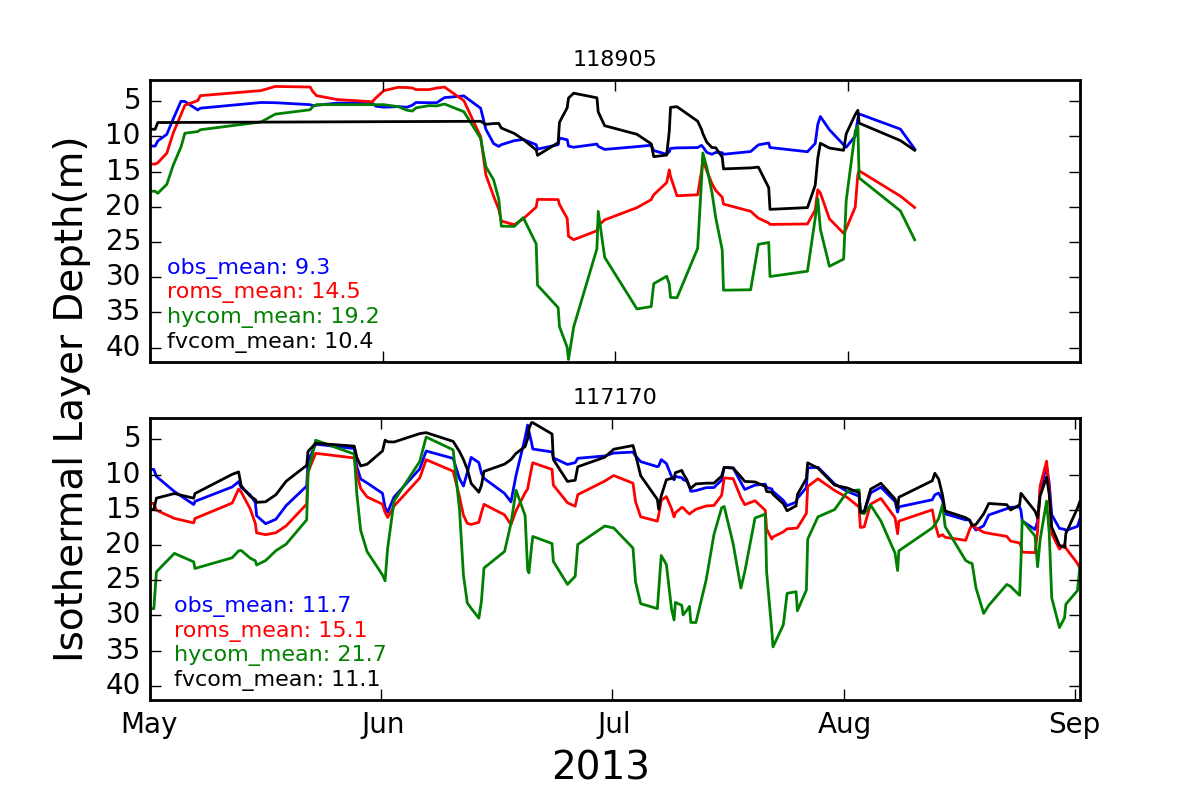

Generate this figure with Python:
# -*- coding: utf-8 -*-
"""
Created on Wed Jan  4 15:35:00 2017
compare  isothermal layer depth(ILD) of 2 turtle data and 3 model data.
@author: yifan
"""
import numpy as np
import pandas as pd
import matplotlib.pyplot as plt
import matplotlib as mpl
from datetime import  timedelta
from turtleModule import  str2ndlist, np_datetime
import utilities

example=[118905,117170] # those turtle's id is random  129775,,129779
T=[]  # get all information of four example turtle
for e in range(len(example)):
    obsData = pd.read_csv('ctdWithModTempByDepth.csv')
    hycom_Data = pd.read_csv('ctd_withHYCOMtemp.csv')
    tf_index = np.where(obsData['TF'].notnull())[0]
    obsturtle_id=pd.Series(obsData['PTT'][tf_index],index=tf_index)
    indx=[]  
    for i in tf_index:
        if obsturtle_id[i]==example[e]:   # we can get each turtle's ILD
            indx.append(i)
    Temp = pd.Series(str2ndlist(obsData['TEMP_VALS'][indx]), index=indx)
    Indx=[] # get rid of the profile without ten record points
    for i in indx:
        if len(Temp[i])==10:
            Indx.append(i)
    Data = obsData.ix[Indx] 
    HYCOM_Data =  hycom_Data.ix[Indx] 
    print 'len(roms_tf): ' ,len(Indx)               
    obsTime = pd.Series(np_datetime(Data['END_DATE'].values), index=Indx)
    obsTemp = pd.Series(str2ndlist(Data['TEMP_VALS'].values), index=Indx)
    obsDepth = pd.Series(str2ndlist(Data['TEMP_DBAR'].values), index=Indx)
    modTemp = pd.Series(str2ndlist(Data['modTempByDepth'].values,bracket=True), index=Indx)
    hycom_Temp = pd.Series(str2ndlist(HYCOM_Data['modtemp_HYCOM'].values, bracket=True), index=Indx)
    
    fvcom_Data = pd.read_csv('ctdWithdepthofbottom_fvcom.csv') 
    tf = np.where(fvcom_Data['in FVcom range'].notnull())[0]    # get the index of good data
    fvcom_id=pd.Series(obsData['PTT'][tf],index=tf)
    indx1=[]  
    for i in tf:
        if fvcom_id[i]==example[e]:   # we can get each turtle's ILD
            indx1.append(i)
    Temp1 = pd.Series(str2ndlist(fvcom_Data['TEMP_VALS'][indx1]), index=indx1)
    Indx1=[] # get rid of the profile without ten record points
    for i in indx1:
        if len(Temp1[i])==10:
            Indx1.append(i)
    Data1 = fvcom_Data.ix[Indx1]    
    print 'len(fvcom_tf): ' ,len(Indx1)                
    fvcom_Time = pd.Series(np_datetime(Data1['END_DATE'].values), index=Indx1)
    fvcom_Depth = pd.Series(str2ndlist(Data1['TEMP_DBAR']), index=Indx1)
    fvcom_Temp = pd.Series(str2ndlist(Data1['modtempBYdepth'], bracket=True), index=Indx1)
    
    obsILD=[] # get the ILD of the observation
    for i in Indx: 
        try:   
            if obsTemp[i][0]==obsTemp[i][1]:
                min_slope=1000  # 1000 is a large of random that represents infinity
            else:
                min_slope=abs((obsDepth[i][1]-obsDepth[i][0])/(obsTemp[i][0]-obsTemp[i][1]))
            m=0
            for k in range(1,9):
                if obsTemp[i][k]==obsTemp[i][k+1]:  
                   obsTemp[i][k+1]-=0.000000000001
                sl=abs((obsDepth[i][k+1]-obsDepth[i][k])/(obsTemp[i][k]-obsTemp[i][k+1]))
                if sl==0:
                    sl=1000
                if sl<=min_slope:
                    min_slope=sl
                    m=k
            ild=(obsDepth[i][m+1]+obsDepth[i][m])/2
        except IndexError :
            continue
        obsILD.append(ild)
    modILD=[]   #get the ILD of the mod
    for i in Indx:
        try:   
            if modTemp[i][0]==modTemp[i][1]:
                min_slope=1000  # 1000 is a large of random that represents infinity
            else:
                min_slope=abs((obsDepth[i][1]-obsDepth[i][0])/(modTemp[i][0]-modTemp[i][1])) #
            m=0
            for k in range(1,9):
                if modTemp[i][k]==modTemp[i][k+1]:  
                   modTemp[i][k+1]-=0.000000000001
                sl=abs((obsDepth[i][k+1]-obsDepth[i][k])/(modTemp[i][k]-modTemp[i][k+1])) #
                if sl==0:
                    sl=1000
                if sl<=min_slope:
                    min_slope=sl
                    m=k
            ild=(obsDepth[i][m+1]+obsDepth[i][m])/2  #
        except IndexError :
            continue
        modILD.append(ild)
        
    hycom_ILD=[]   #get the ILD of the mod
    for i in Indx:
        try:   
            if hycom_Temp[i][0]==hycom_Temp[i][1]:
                min_slope=1000  # 1000 is a large of random that represents infinity
            else:
                min_slope=abs((obsDepth[i][1]-obsDepth[i][0])/(hycom_Temp[i][0]-hycom_Temp[i][1])) #
            m=0
            for k in range(1,9):
                if hycom_Temp[i][k]==hycom_Temp[i][k+1]:  
                   hycom_Temp[i][k+1]-=0.000000000001
                sl=abs((obsDepth[i][k+1]-obsDepth[i][k])/(hycom_Temp[i][k]-hycom_Temp[i][k+1])) #
                if sl==0:
                    sl=1000
                if sl<=min_slope:
                    min_slope=sl
                    m=k
            ild=(obsDepth[i][m+1]+obsDepth[i][m])/2  #
        except IndexError :
            continue
        hycom_ILD.append(ild)  
    
    fvcom_ILD=[]   #get the ILD of the mod
    for i in Indx1:
        try:   
            if fvcom_Temp[i][0]==fvcom_Temp[i][1]:
                min_slope=1000  # 1000 is a large of random that represents infinity
            else:
                min_slope=abs((fvcom_Depth[i][1]-fvcom_Depth[i][0])/(fvcom_Temp[i][0]-fvcom_Temp[i][1])) #
            m=0
            for k in range(1,9):
                if fvcom_Temp[i][k]==fvcom_Temp[i][k+1]:  
                   fvcom_Temp[i][k+1]-=0.000000000001
                sl=abs((fvcom_Depth[i][k+1]-fvcom_Depth[i][k])/(fvcom_Temp[i][k]-fvcom_Temp[i][k+1])) #
                if sl==0:
                    sl=1000
                if sl<=min_slope:
                    min_slope=sl
                    m=k
            ild=(fvcom_Depth[i][m+1]+fvcom_Depth[i][m])/2  #
        except IndexError :
            continue
        fvcom_ILD.append(ild)
        
    data1 = pd.DataFrame({'fvcom_Time':fvcom_Time.values, 'fvcom_ILD':fvcom_ILD}, index=range(len(fvcom_Time)))
    data1 = data1.sort_index(by='fvcom_Time')
    data1.index=range(len(fvcom_Time))
    Date1=[]
    for i in data1.index:
        Date1.append(data1['fvcom_Time'][i])
    ave_fvcom=round(np.mean(fvcom_ILD),1)
       
    data = pd.DataFrame({'obsTime':obsTime.values, 'obsILD':obsILD, 
                        'modILD': modILD,'hycom_ILD': hycom_ILD}, index=range(len(obsTime)))
    data = data.sort_index(by='obsTime')
    data.index=range(len(obsTime))
    Date=[]
    for i in data.index:
        Date.append(data['obsTime'][i])
    ave_obs=round(np.mean(obsILD),1)
    ave_mod=round(np.mean(modILD),1)
    ave_hycom=round(np.mean(hycom_ILD),1)
    t=[data,Date,ave_obs,ave_mod,ave_hycom,data1,Date1,ave_fvcom]
    T.append(t)
    print e

H,M,O,F=[],[],[],[]# smooth the model and observation ILD 
for i in range(2):
    num=6 # smooth by 6 is the best 
    ild0_smooth=utilities.smooth(T[i][0]['hycom_ILD'],num,'hanning')
    difflen0=len(ild0_smooth)-len(T[i][0]['hycom_ILD'])
    ilds0=ild0_smooth[difflen0/2:-difflen0/2]
    
    ild1_smooth=utilities.smooth(T[i][0]['modILD'],num,'hanning')
    difflen1=len(ild1_smooth)-len(T[i][0]['modILD'])
    ilds1=ild1_smooth[difflen1/2:-difflen1/2]
    
    ild2_smooth=utilities.smooth(T[i][0]['obsILD'],num,'hanning')
    difflen2=len(ild2_smooth)-len(T[i][0]['obsILD'])
    ilds2=ild2_smooth[difflen2/2:-difflen2/2]
    
    ild3_smooth=utilities.smooth(T[i][5]['fvcom_ILD'],num,'hanning')
    difflen3=len(ild3_smooth)-len(T[i][5]['fvcom_ILD'])
    ilds3=ild3_smooth[difflen3/2:-difflen3/2]
    
    H.append(ilds0)
    M.append(ilds1)
    O.append(ilds2)
    F.append(ilds3)
  
fig=plt.figure()
for i in range(2):
    ax = fig.add_subplot(2,1,i+1,)
    ax.plot(T[i][1], O[i], color='b', linewidth=1)#when we want to plot the smoothed 'obsILD' ,"T[i][0]['obsILD']" changed with "O[i]' 
    ax.plot(T[i][1],M[i], color='r', linewidth=1)#when we want to plot the smoothed 'modILD' ,"T[i][0]['modILD']" changed with "M[i]' 
    ax.plot(T[i][1], H[i], color='g', linewidth=1)
    ax.plot(T[i][6], F[i], color='k', linewidth=1)
    ax.set_title('%s'%(example[i]), fontsize=8)
    if i==0:
       dates = mpl.dates.drange(np.amin(T[i][0]['obsTime']), np.max(T[i][0]['obsTime']+timedelta(days=30)), timedelta(days=30))
    else:
       dates = mpl.dates.drange(np.amin(T[i][0]['obsTime']), np.max(T[i][0]['obsTime']), timedelta(days=30))
    dateFmt = mpl.dates.DateFormatter('%b')
    ax.set_xticks(dates)
    ax.xaxis.set_major_formatter(dateFmt)
    ax.set_ylim([42,2]) 
    plt.text(T[i][0]['obsTime'][3],29.5,'obs_mean: '+str(T[i][2]),color='b',fontsize=8)
    plt.text(T[i][0]['obsTime'][3],33,'roms_mean: '+str(T[i][3]),color='r',fontsize=8)
    plt.text(T[i][0]['obsTime'][3],36.5,'hycom_mean: '+str(T[i][4]),color='g',fontsize=8)
    plt.text(T[i][0]['obsTime'][3],40,'fvcom_mean: '+str(T[i][7]),color='k',fontsize=8)
    if i==0 :
        plt.setp(ax.get_xticklabels() ,visible=False)
fig.text(0.5, 0.04, '2013', ha='center', va='center', fontsize=14)#  0.5 ,0.04 represent the  plotting scale of x_axis and y_axis
fig.text(0.06, 0.5, 'Isothermal Layer Depth(m)', ha='center', va='center', rotation='vertical',fontsize=14)
plt.savefig('ILD_2bosVS3mod.png',dpi=200)
plt.show()
